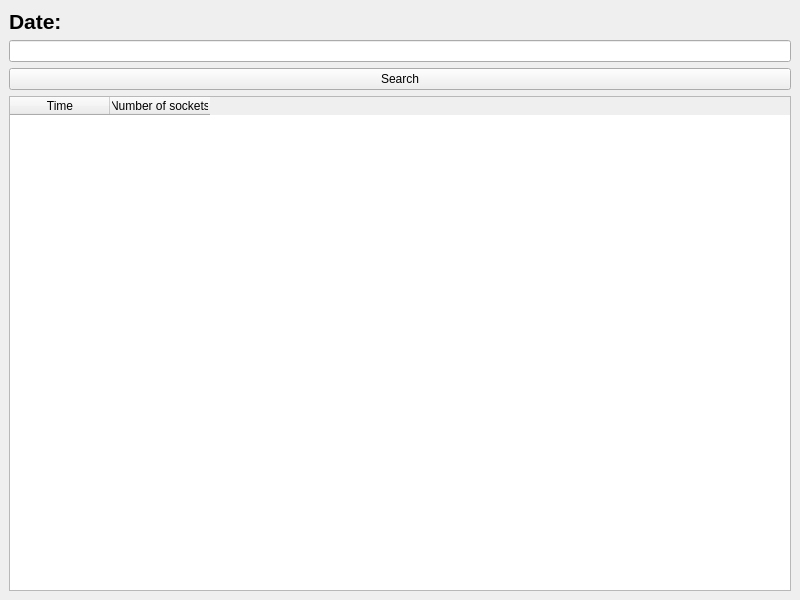
<?xml version="1.0" encoding="UTF-8"?>
<ui version="4.0">
 <class>MainWindow</class>
 <widget class="QMainWindow" name="MainWindow">
  <property name="geometry">
   <rect>
    <x>0</x>
    <y>0</y>
    <width>800</width>
    <height>600</height>
   </rect>
  </property>
  <property name="windowTitle">
   <string>MainWindow</string>
  </property>
  <widget class="QWidget" name="centralwidget">
   <layout class="QVBoxLayout" name="verticalLayout">
    <item>
     <widget class="QLabel" name="label">
      <property name="font">
       <font>
        <pointsize>16</pointsize>
        <weight>75</weight>
        <bold>true</bold>
       </font>
      </property>
      <property name="text">
       <string>Date:</string>
      </property>
     </widget>
    </item>
    <item>
     <widget class="QLineEdit" name="lineEdit"/>
    </item>
    <item>
     <widget class="QPushButton" name="pushButton">
      <property name="text">
       <string>Search</string>
      </property>
     </widget>
    </item>
    <item>
     <widget class="QTableWidget" name="tableWidget">
      <column>
       <property name="text">
        <string>Time</string>
       </property>
      </column>
      <column>
       <property name="text">
        <string>Number of sockets</string>
       </property>
      </column>
     </widget>
    </item>
   </layout>
  </widget>
 </widget>
 <resources/>
 <connections/>
</ui>
